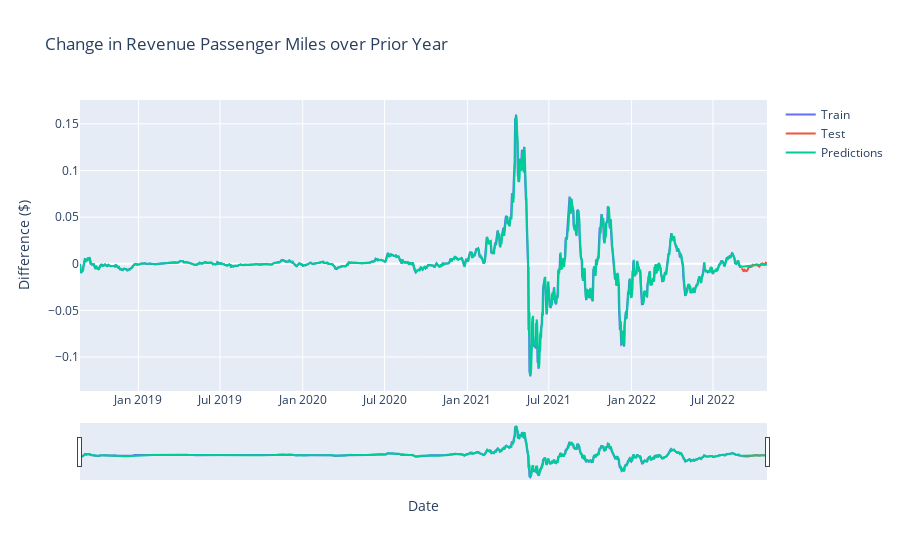

The notebook cell saved with this chart:
### Markdown cell above
We see a similar picture, in the sense that our formula gives values that seem to follow the overall pattern in the data and captures the future trend better than the baseline prediction.

### Code cell
fig = go.Figure()
fig.add_trace(go.Scatter(x=train.index, y=train, mode='lines', name="Train"))
fig.add_trace(go.Scatter(x=test.index, y=test, mode='lines', name="Test"))
fig.add_trace(go.Scatter(x=predictions.index, y=predictions, mode='lines', name="Predictions"))
fig.update_xaxes(rangeslider_visible=True)
fig.update_layout(
    yaxis_title="Difference ($)", 
    xaxis_title="Date",
    title="Change in Revenue Passenger Miles over Prior Year"
)
fig.show()

### Figure 1 — Plotly figure (JSON) as saved in the notebook; plotly's stock layout.template omitted (floating-point values rounded to 4 significant figures; data arrays with more than 128 entries replaced by an {"elided": "..."} marker saying what was removed)
{"data": [{"mode": "lines", "name": "Train", "type": "scatter", "x": {"elided": "1470 str values"}, "y": {"elided": "1470 float values"}}, {"mode": "lines", "name": "Test", "type": "scatter", "x": ["2022-09-02T00:00:00", "2022-09-03T00:00:00", "2022-09-04T00:00:00", "2022-09-05T00:00:00", "2022-09-06T00:00:00", "2022-09-07T00:00:00", "2022-09-08T00:00:00", "2022-09-09T00:00:00", "2022-09-10T00:00:00", "2022-09-11T00:00:00", "2022-09-12T00:00:00", "2022-09-13T00:00:00", "2022-09-14T00:00:00", "2022-09-15T00:00:00", "2022-09-16T00:00:00", "2022-09-17T00:00:00", "2022-09-18T00:00:00", "2022-09-19T00:00:00", "2022-09-20T00:00:00", "2022-09-21T00:00:00", "2022-09-22T00:00:00", "2022-09-23T00:00:00", "2022-09-24T00:00:00", "2022-09-25T00:00:00", "2022-09-26T00:00:00", "2022-09-27T00:00:00", "2022-09-28T00:00:00", "2022-09-29T00:00:00", "2022-09-30T00:00:00", "2022-10-01T00:00:00", "2022-10-02T00:00:00", "2022-10-03T00:00:00", "2022-10-04T00:00:00", "2022-10-05T00:00:00", "2022-10-06T00:00:00", "2022-10-07T00:00:00", "2022-10-08T00:00:00", "2022-10-09T00:00:00", "2022-10-10T00:00:00", "2022-10-11T00:00:00", "2022-10-12T00:00:00", "2022-10-13T00:00:00", "2022-10-14T00:00:00", "2022-10-15T00:00:00", "2022-10-16T00:00:00", "2022-10-17T00:00:00", "2022-10-18T00:00:00", "2022-10-19T00:00:00", "2022-10-20T00:00:00", "2022-10-21T00:00:00", "2022-10-22T00:00:00", "2022-10-23T00:00:00", "2022-10-24T00:00:00", "2022-10-25T00:00:00", "2022-10-26T00:00:00", "2022-10-27T00:00:00", "2022-10-28T00:00:00", "2022-10-29T00:00:00"], "y": [-0.004972, -0.005372, -0.006218, -0.007104, -0.006856, -0.008652, -0.006892, -0.005791, -0.007238, -0.007331, -0.007358, -0.008444, -0.007955, -0.007475, -0.007124, -0.00565, -0.002928, -0.003584, -0.003438, -0.003288, -0.003667, -0.003369, -0.003309, -0.003132, -0.001969, -0.001167, -0.001736, -0.001712, -0.001391, -0.0008625, -0.001215, -0.001082, -0.0007225, -0.0007204, -0.0005862, -2.958e-05, -0.0007008, -0.00211, -0.002371, -0.003037, -0.003038, -0.002251, -0.0007596, -0.0006967, -0.0002946, -0.0007329, -0.0005925, 0.0002458, -0.0004879, -0.0004733, 3.75e-06, -0.00039, -0.0008646, -0.0002546, 0.00077, 0.0001175, 0.0006671, 0.0005054]}, {"mode": "lines", "name": "Predictions", "type": "scatter", "x": {"elided": "1528 str values"}, "y": {"elided": "1528 float values"}}], "layout": {"title": {"text": "Change in Revenue Passenger Miles over Prior Year"}, "xaxis": {"rangeslider": {"visible": true}, "title": {"text": "Date"}}, "yaxis": {"title": {"text": "Difference ($)"}}}}
